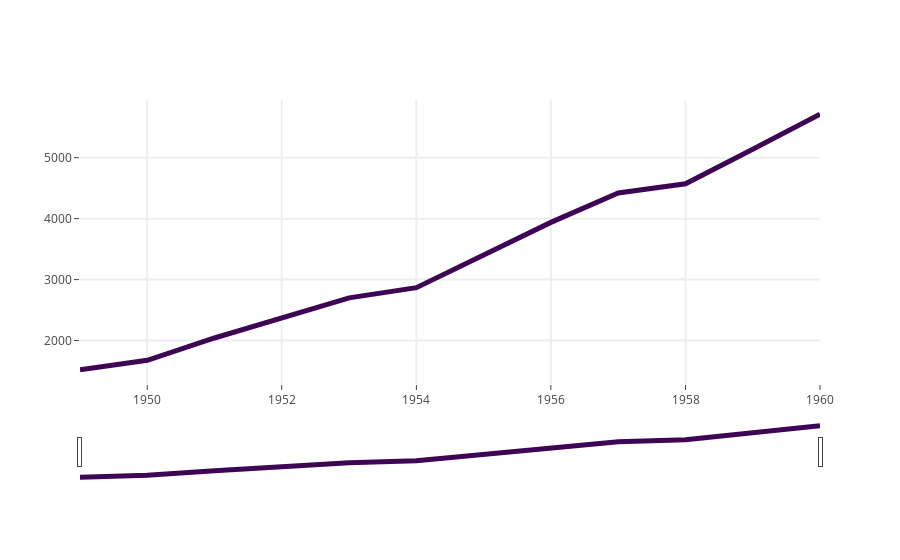

Write notebook code for a chart like this one.
### Code cell
data = load_flights("year")
plotly_lineplot(data, "year", "passengers")

### Figure 1 — Plotly figure (JSON) as saved in the notebook; plotly's stock layout.template omitted (floating-point values rounded to 4 significant figures)
{"data": [{"line": {"color": "#3D0553", "width": 5}, "mode": "lines", "type": "scatter", "uid": "02ee9368-d613-405d-a6eb-d83088464565", "x": [1949, 1950, 1951, 1952, 1953, 1954, 1955, 1956, 1957, 1958, 1959, 1960], "y": [1520, 1676, 2042, 2364, 2700, 2867, 3408, 3939, 4421, 4572, 5140, 5714]}], "layout": {"autosize": true, "xaxis": {"autorange": true, "gridwidth": 2, "range": ["1949-01-01", "1960-01-01"], "rangeslider": {"autorange": true, "range": ["1949-01-01", "1960-01-01"], "visible": true, "yaxis": {"_template": null, "rangemode": "match"}}, "ticklen": 5, "type": "date", "zeroline": false}, "yaxis": {"autorange": true, "gridwidth": 2, "range": [1287, 5947], "ticklen": 5, "type": "linear"}}}
